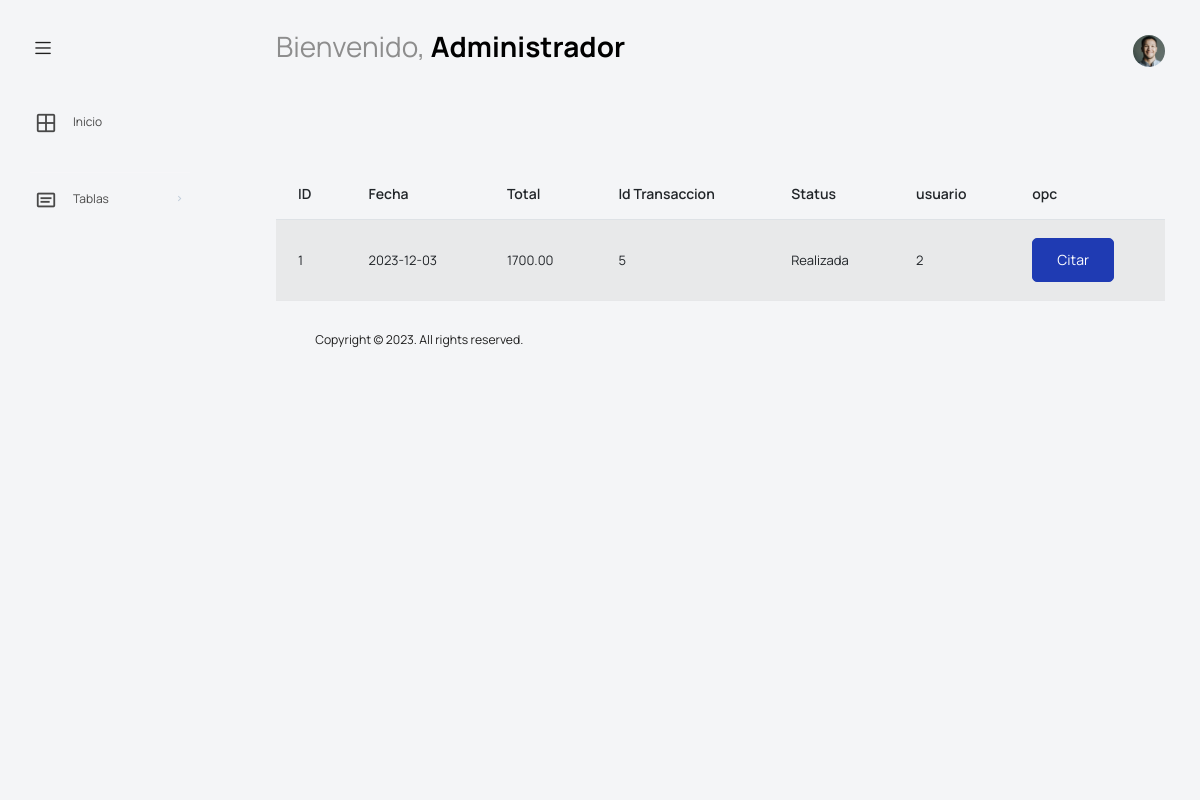
/vista/admin/ventas.php, run on the app's committed database.
### tables this page shows
CREATE TABLE `ventas` (
  `venta_id` int(11) NOT NULL,
  `venta_total` decimal(6,2) NOT NULL,
  `venta_fecha` date NOT NULL,
  `venta_idTransaccion` varchar(50) NOT NULL,
  `status` varchar(25) NOT NULL,
  `usuario_id` int(11) NOT NULL
);

### modelo/instaladores.php (the view, shortened to what this page needs)
<?php
class Instalador{
    public function conectarBD(){
        $con = mysqli_connect("localhost", "root", "", "aulaguard") or die ("problema con la conexion");
        return $con;
    }
    public function ventas(){
        $con=$this->conectarBD();
        $query = "SELECT * FROM ventas";
        $que=mysqli_query($con, $query);
        print "<table class='table table-striped'>";
        print "<thead>";
        print "<tr><th>ID</th><th>Fecha</th><th>Total</th><th>Id Transaccion</th><th>Status</th><th>usuario</th><th>opc</th></tr>";
        print "</thead>";
        print "<tbody>";
        while($reg=mysqli_fetch_assoc($que)){
            print "<tr><td>".$reg["venta_id"]."</td><td>".$reg["venta_fecha"]."</td><td>".$reg["venta_total"]."</td><td>".$reg["venta_idTransaccion"]."</td><td>".$reg["status"]."</td><td>".$reg["usuario_id"]."</td><td><a href='formcitas.php?idV=".$reg['venta_id']."&idC=".$reg['usuario_id']."'><button class='btn btn-primary'>Citar</button></a></td></tr>";
        }
    }
}
?>

### data on the page
ventas: venta_id "1", venta_fecha "2023-12-03", venta_total "1700.00", venta_idTransaccion "5", status "Realizada", usuario "2"
